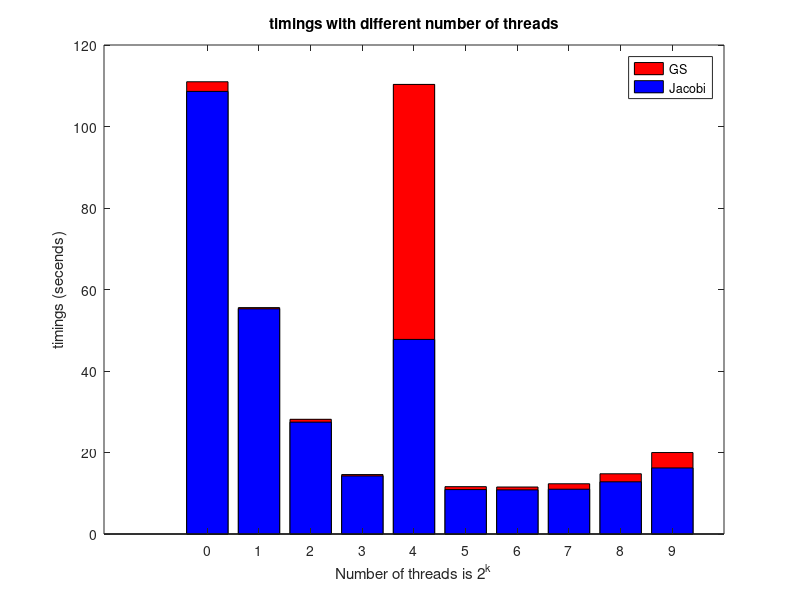

The MATLAB script that drew this image:
close all; clear all;
x = 2.^[0:9];
ygs = [110.98, 55.56, 28.15, 14.59, 110.33, 11.62,11.53, 12.33, 14.78, 19.99];
yjc = [108.61, 55.26, 27.45, 14.25, 47.75, 10.90, 10.83, 10.99, 12.81, 16.21];

bar(log(x)/log(2),ygs, 'r'); hold on;
bar(log(x)/log(2),yjc,'b');
legend('GS','Jacobi');
xlabel('Number of threads is 2^k');
ylabel('timings (secends)');
title('timings with different number of threads');
